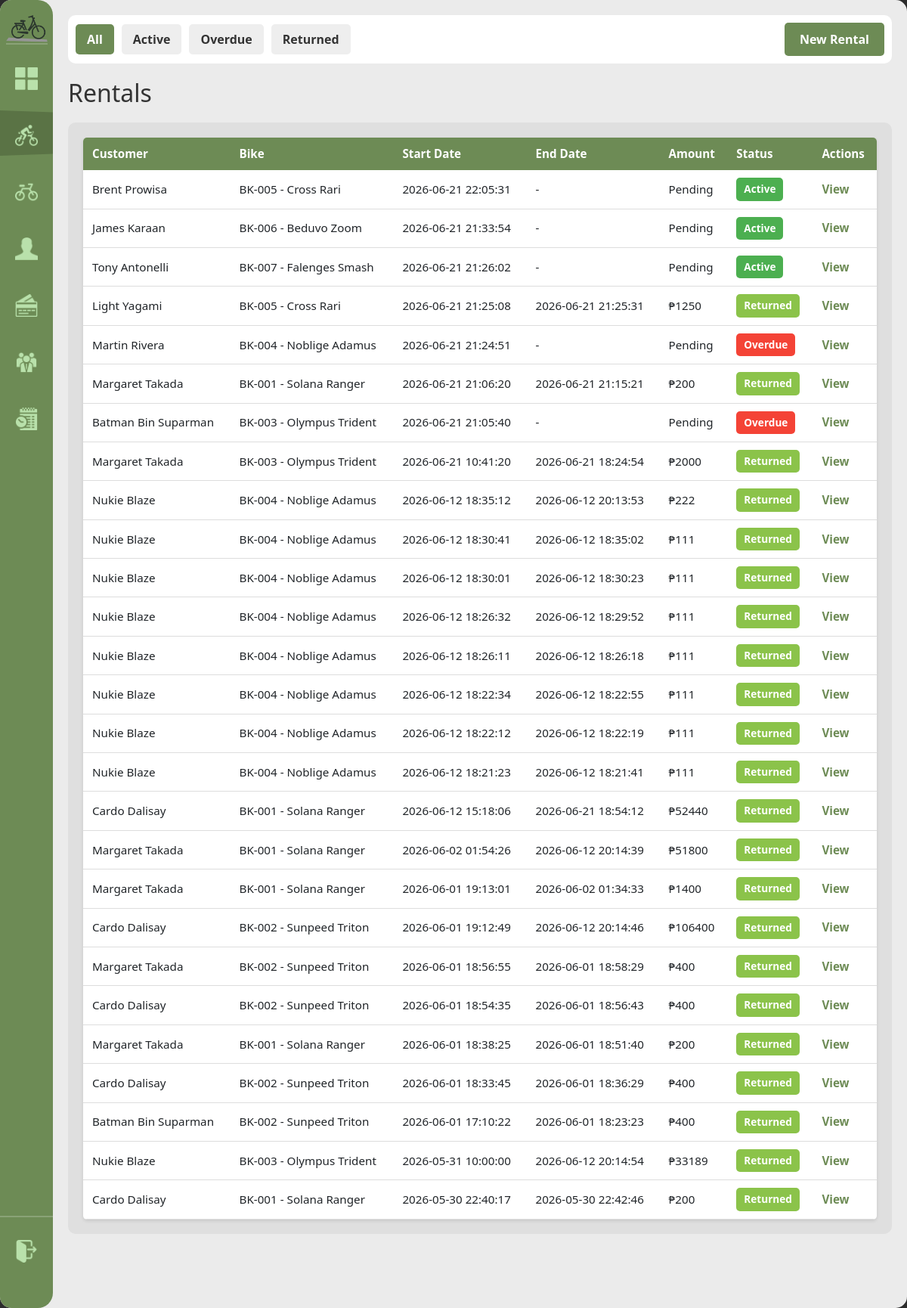
The page /rentals (signed in) on the database its author committed.
### tables this page shows
CREATE TABLE rents (
            rental_id INTEGER PRIMARY KEY AUTOINCREMENT,
            customer_id INTEGER NOT NULL,
            bike_id INTEGER NOT NULL,
            staff_id INTEGER REFERENCES staff(staff_id) ON UPDATE CASCADE ON DELETE SET NULL,
            rental_start DATETIME NOT NULL DEFAULT(datetime('now','localtime')), planned_return DATETIME,
            FOREIGN KEY(customer_id) REFERENCES customer(customer_id) ON DELETE CASCADE,
            FOREIGN KEY(bike_id) REFERENCES bike(bike_id) ON DELETE CASCADE
        );

CREATE TABLE bike (
            bike_id INTEGER PRIMARY KEY AUTOINCREMENT,
            bike_code TEXT NOT NULL UNIQUE,
            brand TEXT NOT NULL, model TEXT NOT NULL,
            color TEXT NOT NULL,
            bike_rate DECIMAL(8,2) NOT NULL DEFAULT 0,
            type TEXT NOT NULL DEFAULT 'standard',
            status TEXT NOT NULL DEFAULT 'available' CHECK(status IN('available','rented','retired')),
            date_added DATE NOT NULL DEFAULT(date('now','localtime'))
        );

### handlers/rentals_routes.py (the view)
@rentals_bp.route('/rentals')
@login_required
def rentals():
    status = request.args.get('status', 'all')
    rentals_list = database.get().get_all_rentals(status)
    customers_list = database.get().get_all_customers()
    bikes = database.get().get_available_bikes()
    return render_template('rentals.html', rentals=rentals_list, filter_status=status, customers=customers_list, bikes=bikes)

### app.py (called while the page is built)
def get_sidebar_state():
    return request.cookies.get('sidebarState') == 'expanded'

@app.context_processor
def inject_sidebar_state():
    return dict(sidebar_expanded=get_sidebar_state())

@app.context_processor
def inject_current_staff():
    staff = current_staff()
    return dict(current_staff=staff, is_admin=staff and staff.get("role") == "admin")

### modules/auth.py (called while the page is built)
def login_required(view):
    @wraps(view)
    def wrapped(*args, **kwargs):
        if not session.get("staff_id"):
            return redirect(url_for("login"))
        return view(*args, **kwargs)
    return wrapped

def current_staff():
    if not session.get("staff_id"):
        return None
    return {
        "staff_id": session.get("staff_id"),
        "username": session.get("username"),
        "first_name": session.get("first_name"),
        "last_name": session.get("last_name"),
        "role": session.get("role"),
    }

### modules/database.py (called while the page is built)
def get():
    if not db: init()
    return db

    def get_all_customers(self, search=""):
        q = f"%{search}%"
        query = """
            SELECT * FROM customer
            WHERE first_name LIKE ?
               OR last_name LIKE ?
               OR contact_number LIKE ?
               OR email LIKE ?
            ORDER BY last_name, first_name
        """
        return [dict(r) for r in self.conn.execute(query, (q, q, q, q)).fetchall()]

    def get_available_bikes(self):
        query = "SELECT * FROM bike WHERE status = 'available' ORDER BY bike_code"
        return [dict(r) for r in self.conn.execute(query).fetchall()]

### templates/rentals.html (shortened to what this page needs)
{% extends "base.html" %}
{% block content %}
<div class="top-bar">
    <div class="filter-controls">
        <a href="{{ url_for('rentals.rentals', status='all') }}" class="filter-btn {% if filter_status == 'all' %}active{% endif %}">All</a>
        <a href="{{ url_for('rentals.rentals', status='active') }}" class="filter-btn {% if filter_status == 'active' %}active{% endif %}">Active</a>
        <a href="{{ url_for('rentals.rentals', status='overdue') }}" class="filter-btn {% if filter_status == 'overdue' %}active{% endif %}">Overdue</a>
        <a href="{{ url_for('rentals.rentals', status='returned') }}" class="filter-btn {% if filter_status == 'returned' %}active{% endif %}">Returned</a>
        <button id="new-rental-btn" class="btn-primary" style="margin-left: auto;">New Rental</button>
    </div>
</div>
<h1>Rentals</h1>
<div class="content-grid">
    <div class="scroll-table-container">
        <table>
            <thead>
                <tr>
                <th>Customer</th>
                <th>Bike</th>
                <th>Start Date</th>
                <th>End Date</th>
                <th>Amount</th>
                <th>Status</th>
                <th>Actions</th>
            </tr>
        </thead>
        <tbody>
            {% for rental in rentals %}
            <tr>
                <td>{{ rental['customer_name'] }}</td>
                <td>{{ rental['bike_code'] }} - {{ rental['brand'] }} {{ rental['model'] }}</td>
                <td>{{ rental['rental_start'] }}</td>
                <td>{{ rental['rental_end'] or '-' }}</td>
                <td>{{ 'Pending' if rental['total_amount'] is none else '₱' ~ rental['total_amount'] }}</td>
                <td><span class="status-badge status-{{ rental['status'] }}">{{ rental['status'].title() }}</span></td>
                <td><a href="{{ url_for('rentals.rental_detail', rid=rental['rental_id']) }}">View</a></td>
            </tr>
            {% endfor %}
        </tbody>
    </table>
    </div>
</div>
{% endblock %}

### static/style.css (style rules this page uses)
:root { --primary-green: #6D8B55; --secondary-green: #566d42; --bg-light: #EBEBEB; --white: #FFFFFF; --sidebar-collapsed: 70px; --sidebar-expanded: 165px; }
body { margin: 0; font-family: 'Segoe UI', Tahoma, Geneva, Verdana, sans-serif; background-color: #2C2C2C; }
.top-bar { background-color: var(--white); opacity: 1; padding: 10px; border-radius: 10px; margin-bottom: 20px; }
.content-grid { display: flex; flex-grow: 1; opacity: 1; background-color: #DFDFDF; border-radius: 10px; }
.scroll-table-container { width: 100%; overflow-x: auto; overflow-y: auto; max-height: calc(100vh - 260px); padding: 20px; box-sizing: border-box; }
.btn-primary, .btn-secondary, button[type="submit"] { padding: 10px 20px; border: none; border-radius: 5px; cursor: pointer; font-weight: bold; text-decoration: none; display: inline-block; transition: all 0.3s ease; }
.btn-primary, button[type="submit"] { background-color: var(--primary-green); color: white; }
table { width: 100%; border-collapse: collapse; background: white; border-radius: 5px; overflow: hidden; box-shadow: 0 2px 4px rgba(0,0,0,0.1); }
table thead { background-color: var(--primary-green); color: white; }
table th, table td { padding: 10px 12px; text-align: left; font-size: 0.95rem; }
table tbody tr { border-bottom: 1px solid #ddd; }
table a { color: var(--primary-green); text-decoration: none; font-weight: bold; }
.status-badge { display: inline-block; padding: 5px 10px; border-radius: 5px; font-size: 0.85rem; font-weight: bold; }
.status-badge.status-active, .status-badge.status-available { background-color: #4CAF50; color: white; }
.status-badge.status-inactive, .status-badge.status-retired, .status-badge.status-overdue { background-color: #f44336; color: white; }
.status-badge.status-returned { background-color: #8BC34A; color: white; }
.filter-controls { display: flex; gap: 10px; opacity: 1; align-items: center; flex-wrap: wrap; }
.filter-btn { padding: 8px 15px; background-color: #eee; color: #333; border: none; border-radius: 5px; cursor: pointer; text-decoration: none; font-weight: bold; transition: all 0.3s ease; }
.filter-btn.active, .filter-btn:hover { background-color: var(--primary-green); color: white; }
h1, h2 { color: #333; margin: 10px 0; }
h1 { font-size: 2rem; margin-bottom: 20px; }

### rows shown on the page
rents: customer_name "Brent Prowisa", bike_code "BK-005", brand "Cross", model "Rari", rental_start "2026-06-21 22:05:31", rental "-", total_amount "Pending", status "Active"
rents: customer_name "James Karaan", bike_code "BK-006", brand "Beduvo", model "Zoom", rental_start "2026-06-21 21:33:54", rental "-", total_amount "Pending", status "Active"
rents: customer_name "Tony Antonelli", bike_code "BK-007", brand "Falenges", model "Smash", rental_start "2026-06-21 21:26:02", rental "-", total_amount "Pending", status "Active"
rents: customer_name "Light Yagami", bike_code "BK-005", brand "Cross", model "Rari", rental_start "2026-06-21 21:25:08", rental "2026-06-21 21:25:31", total_amount "₱1250", status "Returned"
rents: customer_name "Martin Rivera", bike_code "BK-004", brand "Noblige", model "Adamus", rental_start "2026-06-21 21:24:51", rental "-", total_amount "Pending", status "Overdue"
rents: customer_name "Margaret Takada", bike_code "BK-001", brand "Solana", model "Ranger", rental_start "2026-06-21 21:06:20", rental "2026-06-21 21:15:21", total_amount "₱200", status "Returned"
rents: customer_name "Batman Bin Suparman", bike_code "BK-003", brand "Olympus", model "Trident", rental_start "2026-06-21 21:05:40", rental "-", total_amount "Pending", status "Overdue"
rents: customer_name "Margaret Takada", bike_code "BK-003", brand "Olympus", model "Trident", rental_start "2026-06-21 10:41:20", rental "2026-06-21 18:24:54", total_amount "₱2000", status "Returned"
rents: customer_name "Nukie Blaze", bike_code "BK-004", brand "Noblige", model "Adamus", rental_start "2026-06-12 18:35:12", rental "2026-06-12 20:13:53", total_amount "₱222", status "Returned"
rents: customer_name "Nukie Blaze", bike_code "BK-004", brand "Noblige", model "Adamus", rental_start "2026-06-12 18:30:41", rental "2026-06-12 18:35:02", total_amount "₱111", status "Returned"
rents: customer_name "Nukie Blaze", bike_code "BK-004", brand "Noblige", model "Adamus", rental_start "2026-06-12 18:30:01", rental "2026-06-12 18:30:23", total_amount "₱111", status "Returned"
rents: customer_name "Nukie Blaze", bike_code "BK-004", brand "Noblige", model "Adamus", rental_start "2026-06-12 18:26:32", rental "2026-06-12 18:29:52", total_amount "₱111", status "Returned"
rents: customer_name "Nukie Blaze", bike_code "BK-004", brand "Noblige", model "Adamus", rental_start "2026-06-12 18:26:11", rental "2026-06-12 18:26:18", total_amount "₱111", status "Returned"
rents: customer_name "Nukie Blaze", bike_code "BK-004", brand "Noblige", model "Adamus", rental_start "2026-06-12 18:22:34", rental "2026-06-12 18:22:55", total_amount "₱111", status "Returned"
rents: customer_name "Nukie Blaze", bike_code "BK-004", brand "Noblige", model "Adamus", rental_start "2026-06-12 18:22:12", rental "2026-06-12 18:22:19", total_amount "₱111", status "Returned"
rents: customer_name "Nukie Blaze", bike_code "BK-004", brand "Noblige", model "Adamus", rental_start "2026-06-12 18:21:23", rental "2026-06-12 18:21:41", total_amount "₱111", status "Returned"
rents: customer_name "Cardo Dalisay", bike_code "BK-001", brand "Solana", model "Ranger", rental_start "2026-06-12 15:18:06", rental "2026-06-21 18:54:12", total_amount "₱52440", status "Returned"
rents: customer_name "Margaret Takada", bike_code "BK-001", brand "Solana", model "Ranger", rental_start "2026-06-02 01:54:26", rental "2026-06-12 20:14:39", total_amount "₱51800", status "Returned"
rents: customer_name "Margaret Takada", bike_code "BK-001", brand "Solana", model "Ranger", rental_start "2026-06-01 19:13:01", rental "2026-06-02 01:34:33", total_amount "₱1400", status "Returned"
rents: customer_name "Cardo Dalisay", bike_code "BK-002", brand "Sunpeed", model "Triton", rental_start "2026-06-01 19:12:49", rental "2026-06-12 20:14:46", total_amount "₱106400", status "Returned"
rents: customer_name "Margaret Takada", bike_code "BK-002", brand "Sunpeed", model "Triton", rental_start "2026-06-01 18:56:55", rental "2026-06-01 18:58:29", total_amount "₱400", status "Returned"
rents: customer_name "Cardo Dalisay", bike_code "BK-002", brand "Sunpeed", model "Triton", rental_start "2026-06-01 18:54:35", rental "2026-06-01 18:56:43", total_amount "₱400", status "Returned"
rents: customer_name "Margaret Takada", bike_code "BK-001", brand "Solana", model "Ranger", rental_start "2026-06-01 18:38:25", rental "2026-06-01 18:51:40", total_amount "₱200", status "Returned"
rents: customer_name "Cardo Dalisay", bike_code "BK-002", brand "Sunpeed", model "Triton", rental_start "2026-06-01 18:33:45", rental "2026-06-01 18:36:29", total_amount "₱400", status "Returned"
rents: customer_name "Batman Bin Suparman", bike_code "BK-002", brand "Sunpeed", model "Triton", rental_start "2026-06-01 17:10:22", rental "2026-06-01 18:23:23", total_amount "₱400", status "Returned"
rents: customer_name "Nukie Blaze", bike_code "BK-003", brand "Olympus", model "Trident", rental_start "2026-05-31 10:00:00", rental "2026-06-12 20:14:54", total_amount "₱33189", status "Returned"
rents: customer_name "Cardo Dalisay", bike_code "BK-001", brand "Solana", model "Ranger", rental_start "2026-05-30 22:40:17", rental "2026-05-30 22:42:46", total_amount "₱200", status "Returned"
